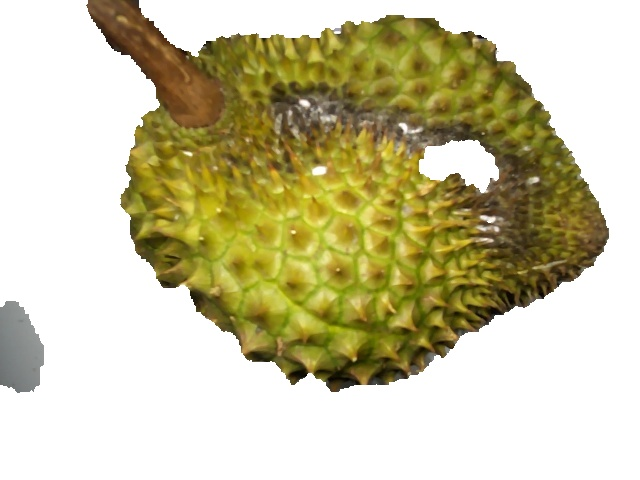
#> input picture Project Push Git/sampleNo1_processed.jpg, 640 x 480 px
$ python -i RemoveBgNew.py   (imports and definitions only)   (older library calls are emulated)
#> lines starting #> are read from the running program, lines starting #| are printed output that depends on the picture; after the words box and inside, x2 and y2 are one past the last pixel; in counts of white or black regions, pixels touching at a corner belong together
#> further down, picture is the input picture: shape (480, 640, 3); mean B, G, R 161.8, 196.8, 202.5
# # from typing import Tuple, List
# # import cv2
# # import numpy as np
# # from skimage import measure
# # from matplotlib import pyplot as plt


# # img = cv2.imread('Image/sample No.14.JPG')
# # def sharpen_image_laplacian(image):
# #     laplacian = cv2.Laplacian(image, cv2.CV_64F)
# #     sharpened_image = np.uint8(np.clip(image - 0.3*laplacian, 0, 255))
# #     return sharpened_image  # Return the sharpened image

# # def bgremove3(myimage):
# #     # BG Remover 3
# #     myimage_hsv = cv2.cvtColor(myimage, cv2.COLOR_BGR2HSV)

# #     #Take S and remove any value that is less than half
# #     s = myimage_hsv[:,:,1]
# #     s = np.where(s < 25, 0, 1) # Any value below 25 will be excluded to detect and config

# #     # We increase the brightness of the image and then mod by 255
# #     v = (myimage_hsv[:,:,2] + 115) % 255  # 127
# #     v = np.where(v > 115, 1, 0)  # Any value above 127 will be part of our mask

# #     # Combine our two masks based on S and V into a single "Foreground"
# #     foreground = np.where(s+v > 0, 1, 0).astype(np.uint8)  #Casting back into 8bit integer

# #     background = np.where(foreground==0,255,0).astype(np.uint8) # Invert foreground to get background in uint8
# #     background = cv2.cvtColor(background, cv2.COLOR_GRAY2BGR)  # Convert background back into BGR space
# #     foreground=cv2.bitwise_and(myimage,myimage,mask=foreground) # Apply our foreground map to original image
# #     finalimage = background+foreground # Combine foreground and background
# #     return finalimage

# # from rembg import remove
# # from PIL import Image
# # import os

# # for i in os.listdir(r'D:\DATN\Detect Object and Failure Object\Project Push Git\Image'):
# #     j = i.rsplit('.', maxsplit=1)[0]
# #     input_path = r'D:\DATN\Detect Object and Failure Object\Project Push Git\Image\\' + i
# #     output_path = r'D:\DATN\Detect Object and Failure Object\Project Push Git\Result Remove Background\\' + j + ".png"
# #     input = Image.open(input_path)
# #     output = remove(input)
# #     output.save(output_path)

# # import cv2
# # import numpy as np
# # import cvzone
# # from cvzone.SelfiSegmentationModule import SelfiSegmentation
# # import os

# # # Initialize the SelfiSegmentation module
# # segmentor = SelfiSegmentation()


# # # Set the directory containing images and the directory to save the processed images
# # input_image_dir = "image"
# # output_image_dir = "Result Remove Background"

# # # Create the output directory if it doesn't exist
# # if not os.path.exists(output_image_dir):
# #     os.makedirs(output_image_dir)

# # # List all image files in the directory
# # image_files = [os.path.join(input_image_dir, filename) for filename in os.listdir(input_image_dir) if filename.endswith(('.JPG', '.png', '.jpeg'))]

# # # Ensure there are images in the directory
# # if not image_files:
# #     print("No images found in the directory.")
# # else:
# #     # Process each image in the directory
# #     for img_path in image_files:
# #         # Read the image
# #         img = cv2.imread(img_path)
# #         # Perform background removal
# #         img_out = segmentor.removeBG(img,cutThreshold=0.85)  # Adjust threshold as needed
# #         # Get the filename (without extension) from the input image path
# #         filename = os.path.splitext(os.path.basename(img_path))[0]

# #         # Save the processed image to the output directory
# #         output_path = os.path.join(output_image_dir, f"{filename}_processed.jpg")
# #         cv2.imwrite(output_path, img_out)


# # # def sharpen_image_laplacian(image):
# # #     laplacian = cv2.Laplacian(image, cv2.CV_64F)
# # #     sharpened_image = np.uint8(np.clip(image - 0.3*laplacian, 0, 255))
# # #     return sharpened_image  # Return the sharpened image


# # while True:
# #     #img = img_out.copy()
# #     img = cv2.imread(r'Result Remove Background\sample No.1_processed.jpg')
# #     # sharpened_image = sharpen_image_laplacian(img)
# #     # img = sharpened_image.copy()
# #     gray = cv2.cvtColor(img,cv2.COLOR_BGR2GRAY)
# #     thresh, output_otsuthresh = cv2.threshold(gray, 0, 255, cv2.THRESH_BINARY | cv2.THRESH_OTSU)
# #     output_adapthresh = cv2.adaptiveThreshold (gray,255, cv2.ADAPTIVE_THRESH_MEAN_C, cv2.THRESH_BINARY,51, 0)  #51


# #     # Display the original and processed images
# #     cv2.imshow("Original Image", img)
# #     cv2.imshow("Background Removed Image", img_out)

# #     cv2.imshow("Gray image",gray)
# #     cv2.imshow("Thresh image",output_adapthresh)
# #  # Wait for a key press to proceed to the next image or exit
# #     key = cv2.waitKey(0)

# #     # If 'q' is pressed, exit
# #     if key == ord('q'):
# #         break
# # # Close all windows
# # cv2.destroyAllWindows()

# #################################### Using detect defect #############################################
# # Import the library OpenCV
# # import cv2
# # while True:

# #     # Import the image
# #     file_name = "Image/Sample No.1.JPG"

# #     # Read the image
# #     src = cv2.imread(file_name, 1)

# #     # Convert image to image gray
# #     tmp = cv2.cvtColor(src, cv2.COLOR_BGR2GRAY)

# #     # Applying thresholding technique
# #     _, alpha = cv2.threshold(tmp,125, 255, cv2.THRESH_BINARY)

# #     # Using cv2.split() to split channels
# #     # of coloured image
# #     b, g, r = cv2.split(src)

# #     # Making list of Red, Green, Blue
# #     # Channels and alpha
# #     rgba = [b, g, r, alpha]

# #     # Using cv2.merge() to merge rgba
# #     # into a coloured/multi-channeled image
# #     dst = cv2.merge(rgba, 4)

# #     # Writing and saving to a new image
# #     cv2.imshow("gfg_white.png", dst)
# #     cv2.imshow("Threshold",alpha)
# #     key = cv2.waitKey(0)
# #     # If 'q' is pressed, exit
# #     if key == ord('q'):
# #             break

# # # # Close all windows
# # cv2.destroyAllWindows()


# import cv2
# import numpy as np


# def sharpen_image_laplacian(image):
#     laplacian = cv2.Laplacian(image, cv2.CV_64F)
#     sharpened_image = np.uint8(np.clip(image - 0.3*laplacian, 0, 255))
#     return sharpened_image  # Return the sharpened image

# def bgremove3(myimage):
#     # BG Remover 3
#     myimage_hsv = cv2.cvtColor(myimage, cv2.COLOR_BGR2HSV)

#     #Take S and remove any value that is less than half
#     s = myimage_hsv[:,:,1]
#     s = np.where(s < 25, 0, 1) # Any value below 25 will be excluded to detect and config

#     # We increase the brightness of the image and then mod by 255
#     v = (myimage_hsv[:,:,2] + 115) % 255  # 127
#     v = np.where(v > 115, 1, 0)  # Any value above 127 will be part of our mask

#     # Combine our two masks based on S and V into a single "Foreground"
#     foreground = np.where(s+v > 0, 1, 0).astype(np.uint8)  #Casting back into 8bit integer

#     background = np.where(foreground==0,255,0).astype(np.uint8) # Invert foreground to get background in uint8
#     background = cv2.cvtColor(background, cv2.COLOR_GRAY2BGR)  # Convert background back into BGR space
#     foreground=cv2.bitwise_and(myimage,myimage,mask=foreground) # Apply our foreground map to original image
#     image_rmbg = background+foreground # Combine foreground and background
#     return image_rmbg


# while True:
#     img = cv2.imread('Image/sample No.14.JPG')
#     img = cv2.resize(img,(400,300))
#     sharpened_image = sharpen_image_laplacian(img)
#     image_rmbg = bgremove3(sharpened_image)

#     gray = cv2.cvtColor(image_rmbg, cv2.COLOR_BGR2GRAY)
#     thresh, output_otsuthresh = cv2.threshold(gray, 0, 255, cv2.THRESH_BINARY | cv2.THRESH_OTSU)
#     output_adapthresh = cv2.adaptiveThreshold (gray,255, cv2.ADAPTIVE_THRESH_MEAN_C, cv2.THRESH_BINARY,51, 0)

#     cv2.imshow("Remove background",image_rmbg)
#     cv2.imshow("Thresh image",output_adapthresh)

#     key = cv2.waitKey(1)
#     if key == ord("q"):
#         break
# cv2.destroyAllWindows()

import cv2
import numpy as np
import cvzone
from cvzone.SelfiSegmentationModule import SelfiSegmentation
import os

# Initialize the SelfiSegmentation module
# [1 line that did not run here, left out]


# Set the directory containing images and the directory to save the processed images
input_image_dir = "Image1"
output_image_dir = "Result_Remove_Background1"

# Create the output directory if it doesn't exist
# [2 lines not run here, left out]

# List all image files in the directory
# [1 line that did not run here, left out]
def bgremove3(myimage):
    # BG Remover 3
    myimage_hsv = cv2.cvtColor(myimage, cv2.COLOR_BGR2HSV)
#> myimage_hsv: shape (480, 640, 3); mean H, S, V 14.4, 77.4, 202.8

    #Take S and remove any value that is less than half
    s = myimage_hsv[:,:,1]
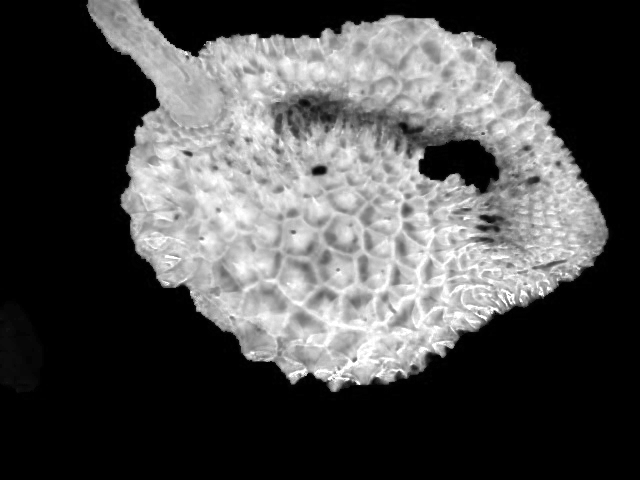
#> s: shape (480, 640); min 0, max 255, mean 77.4
    s = np.where(s <25, 0, 1) # Any value below 25 will be excluded to detect and config
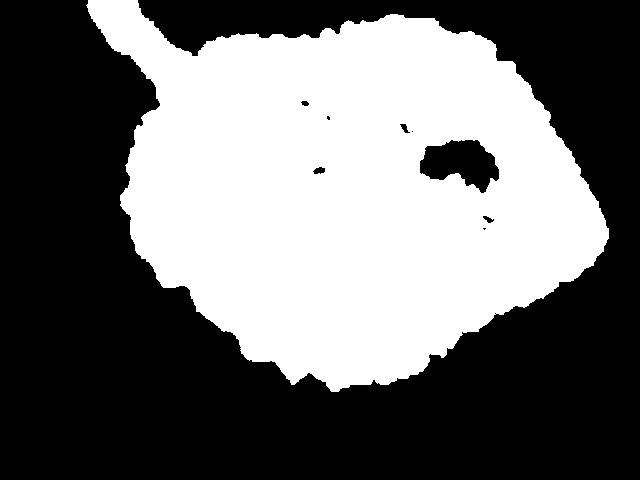
#> s: shape (480, 640) int64; values 0 (black) and 1 (white), 42.7% white; 1 white region, box (x1, y1, x2, y2) and area: (86, 0, 609, 392) 131224

    # We increase the brightness of the image and then mod by 255
    v = (myimage_hsv[:,:,2] + 127) % 255  # 127
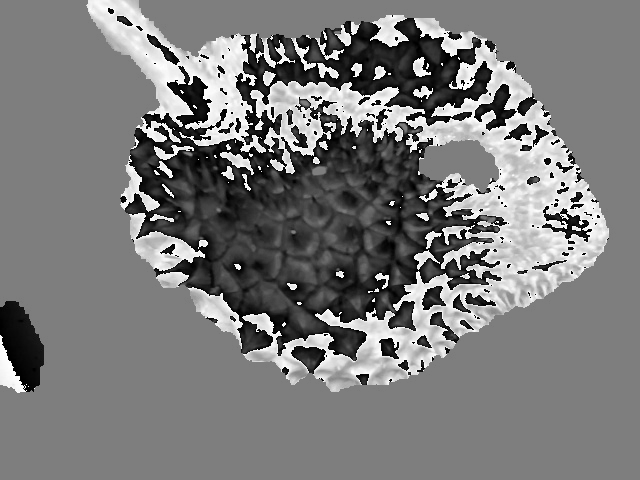
#> v: shape (480, 640); min 0, max 254, mean 122.5
    v = np.where(v > 127, 1, 0)  # Any value above 127 will be part of our mask
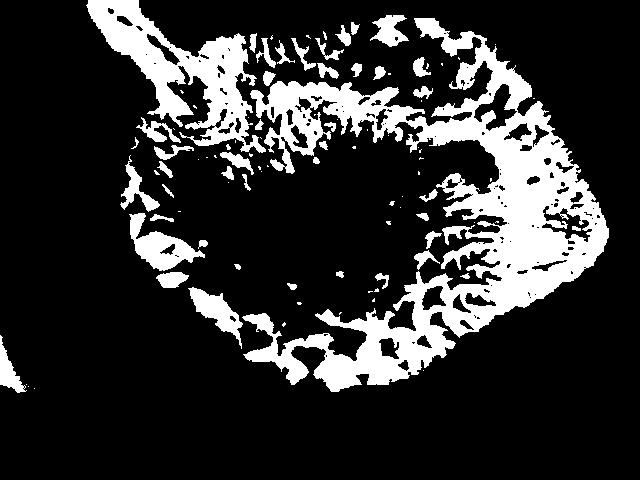
#> v: shape (480, 640) int64; values 0 (black) and 1 (white), 19% white; 98 white regions (51 under 20 px), largest, box (x1, y1, x2, y2) and area: (242, 18, 609, 392) 39039, (86, 0, 266, 153) 9539, (129, 213, 205, 271) 1826

    # Combine our two masks based on S and V into a single "Foreground"
    foreground = np.where(s+v > 0, 1, 0).astype(np.uint8)  #Casting back into 8bit integer
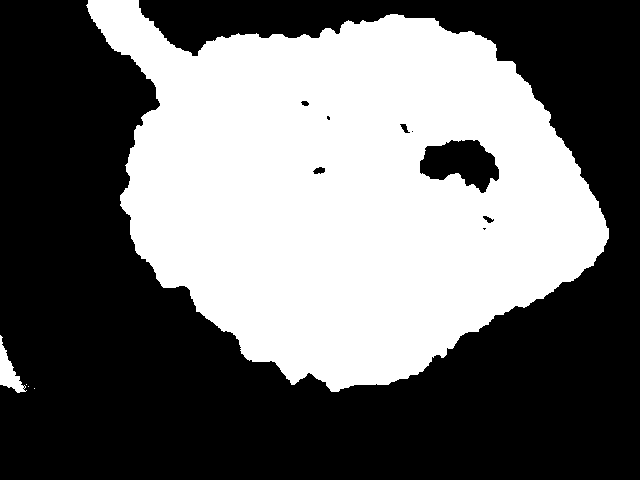
#> foreground: shape (480, 640); values 0 (black) and 1 (white), 42.9% white; 5 white regions (3 under 20 px), largest, box (x1, y1, x2, y2) and area: (86, 0, 609, 392) 131317, (0, 335, 27, 393) 610

    background = np.where(foreground==0,255,0).astype(np.uint8) # Invert foreground to get background in uint8
    background = cv2.cvtColor(background, cv2.COLOR_GRAY2BGR)  # Convert background back into BGR space
    foreground=cv2.bitwise_and(myimage,myimage,mask=foreground) # Apply our foreground map to original image
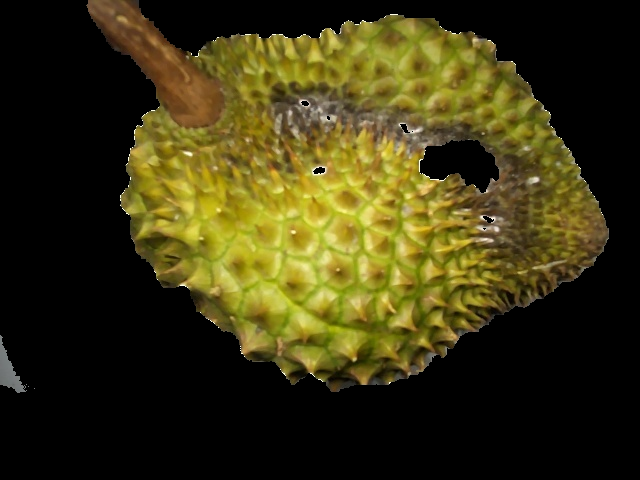
#> foreground: shape (480, 640, 3); mean B, G, R 17.5, 52.3, 58.1
    finalimage = background+foreground # Combine foreground and background
    return finalimage

# Ensure there are images in the directory
# [19 lines not run here, left out]


# [4 lines of commented-out code are left out]

def getcoutours(img, imgContour):
    contours, hierachy = cv2.findContours(img, cv2.RETR_EXTERNAL, cv2.CHAIN_APPROX_SIMPLE)
    for cnt in contours:
        area = cv2.contourArea(cnt)
        print("Area of Contour",area)
        selected_contour = max(contours, key=lambda x: cv2.contourArea(x))
        areaMin = 1000 # Config area

        if area > areaMin:
            cv2.drawContours(imgContour, cnt, -1, (255, 0, 255), 7)
            # M = cv2.moments(cnt)
            # cx= int(M["m10"]/M["m00"])
            # cy= int(M["m01"]/M["m00"])
            peri = cv2.arcLength(cnt, True)
            approx = cv2.approxPolyDP(cnt, 0.02 * peri, True)
            x, y, w, h = cv2.boundingRect(approx)
            ellipse = cv2.fitEllipse(selected_contour)
            cv2.ellipse(img, ellipse, (0, 255, 0), 3)
            # cv2.circle(img,(cx,cy),7,(0,0,255),-1)
            cv2.rectangle(imgContour, (x, y), (x + w, y + h), (0, 255, 0), 5)
# [27 lines not run here, left out]

>>> import cv2
>>> picture = cv2.imread('sampleNo1_processed.jpg')
>>> result = bgremove3(picture)
